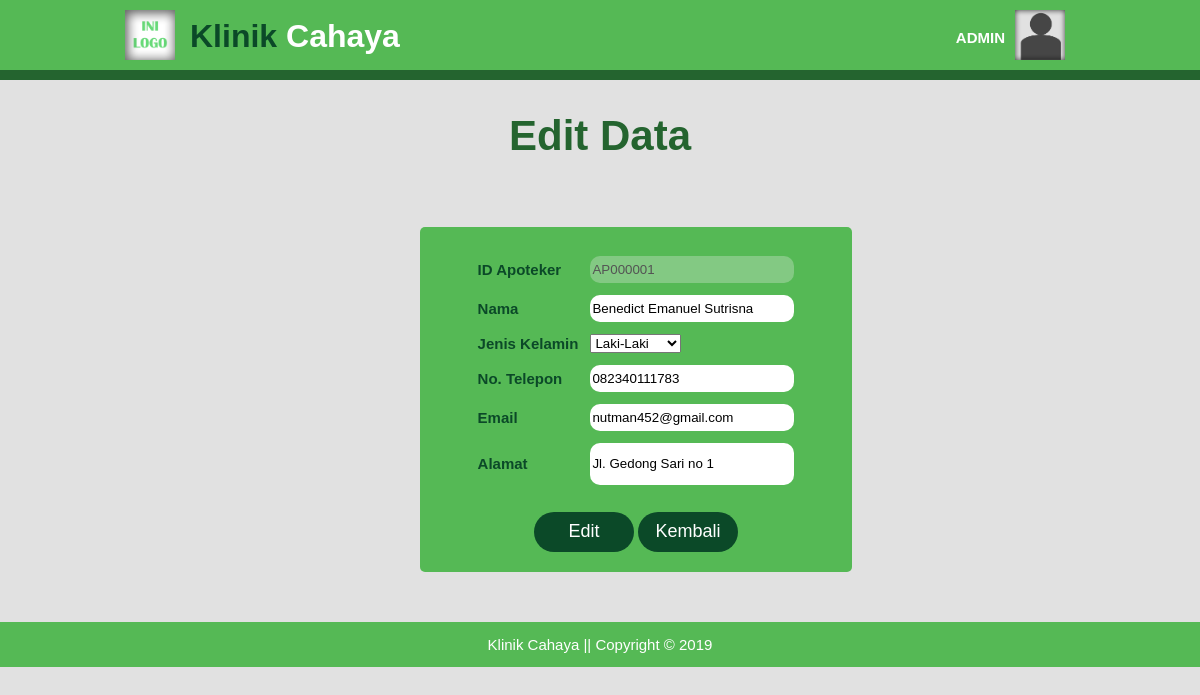
The page /update-apoteker.php?id=AP000001 (signed in) on the database its author committed.
### tables this page shows
CREATE TABLE `tb_apoteker` (
  `id_apoteker` varchar(8) NOT NULL,
  `nama` varchar(30) DEFAULT NULL,
  `jenis_kelamin` varchar(10) DEFAULT NULL,
  `telp` varchar(15) DEFAULT NULL,
  `email` varchar(30) DEFAULT NULL,
  `alamat` varchar(100) DEFAULT NULL
);

### update-apoteker.php (the view, shortened to what this page needs)
<!DOCTYPE html>
<html>
  <head>
    <link rel="stylesheet" href="./css/data-p_add_style.css">
  </head>
  <body>
    <header>
      <div class="container">
        <div id="logo">
          <img src="./img/ini_logo.png" alt="Logo">
          <a href="index-a.php"><span class="hightlight">Klinik</span> Cahaya</a>
        </div>
        <div id="profil">
          <img src="./img/pp.png" alt="Profil">
          <h4>ADMIN</h4>
        </div>
      </div>
    </header>
    <section id="add-data">
      <div class="container">
        <div class="title">
          <h2>Edit Data</h2>
        </div>
        <div class="report">
					<?php
						include 'connect.php';
						$id = $_GET['id'];
						$sql = mysqli_query($connect,"SELECT * FROM tb_apoteker WHERE id_apoteker = '$id' ");
						$data = mysqli_fetch_array($sql);
					 ?>
          <form class="add" action="" method="post">
            <table>
              <tr><td><input type="text" name="id" value="<?php echo $data['id_apoteker'] ?>" hidden=hidden></td></tr>
              <tr>
                <td>ID Apoteker</td>
                <td><input type="text" name="id" value="<?php echo $data['id_apoteker'] ?>" disabled=disabled></td>
              </tr>
              <tr>
                <td>Nama</td>
                <td><input type="text" name="nama" value="<?php echo $data['nama'] ?>"></td>
              </tr>
              <tr>
                <td>Jenis Kelamin</td>
                <td>
                  <select class="jk" name="jenisk">
                    <option <?php if($data['jenis_kelamin']=="Laki-Laki") echo "selected" ?> value="Laki-Laki">Laki-Laki</option>
                  </select>
                </td>
              </tr>
              <tr>
                <td>No. Telepon</td>
                <td><input type="text" name="telp" value="<?php echo $data['telp'] ?>"></td>
              </tr>
              <tr>
                <td>Email</td>
                <td><input type="text" name="email" value="<?php echo $data['email'] ?>"></td>
              </tr>
              <tr>
                <td>Alamat</td>
                <td><input type="text" style="height:40px" name="alamat" value="<?php echo $data['alamat'] ?>"></td>
              </tr>
            </table>
            <div class="button">
              <input type="submit" name="upbutton" value="Edit">
              <a href="data_apoteker-a.php"><button type="button" name="back">Kembali</button></a>
            </div>
          </form>
        </div>
      </div>
    </section>
    <footer>
      <div class="container">
        <p>Klinik Cahaya || Copyright &copy; 2019</p>
      </div>
    </footer>
  </body>
</html>

### css/data-p_add_style.css (style rules this page uses)
body { background-color: #e1e1e1; font: 15px/1 arial,sans-serif; padding: 0; margin: 0; }
.container { width: 80%; margin: auto; overflow: hidden; }
header { padding: 10px 0 10px 0; background-color: #55b955; border-bottom: #24642f 10px solid; color : #ffffff; }
header img { width: 50px; height: 50px; }
header #logo img { float:left; padding-left: 5px; }
header #logo a { text-decoration: none; color: white; font-size: 32px; font-weight: bold; float: left; padding: 10px 0 0 15px; }
header .hightlight { color:#0b4928; }
header #profil img { float: right; padding-right: 15px; }
header #profil h4 { float:right; margin: 0; padding: 20px 10px 0 0; }
#add-data { min-height: 542px; }
.title { color: #24642f; font-size: 28px; text-align: -webkit-center; }
.report { background-color: #55b955; width: 45%; text-align: -webkit-center; margin-top: 70px; margin-left: 300px; border-radius: 5px; }
.report form { margin: 0; padding: 10px 15px; }
table th,td { margin: 0; padding: 5px; }
table td { color: #0b4928; font-weight: bold; }
td input { width: 200px; height: 25px; border: none; border-radius: 10px; }
.button { padding: 20px 0 10px 0; }
.button input,button { background-color: #0b4928; color: #ffffff; border: none; border-radius: 20px; width: 100px; height: 40px; font-size: 18px; }
footer { background-color: #55b955; text-align: center; color: #ffffff; }

### rows shown on the page
tb_apoteker: id "AP000001", nama "Benedict Emanuel Sutrisna", jenisk "Laki-Laki", telp "082340111783", email "nutman452@gmail.com", alamat "Jl. Gedong Sari no 1"
